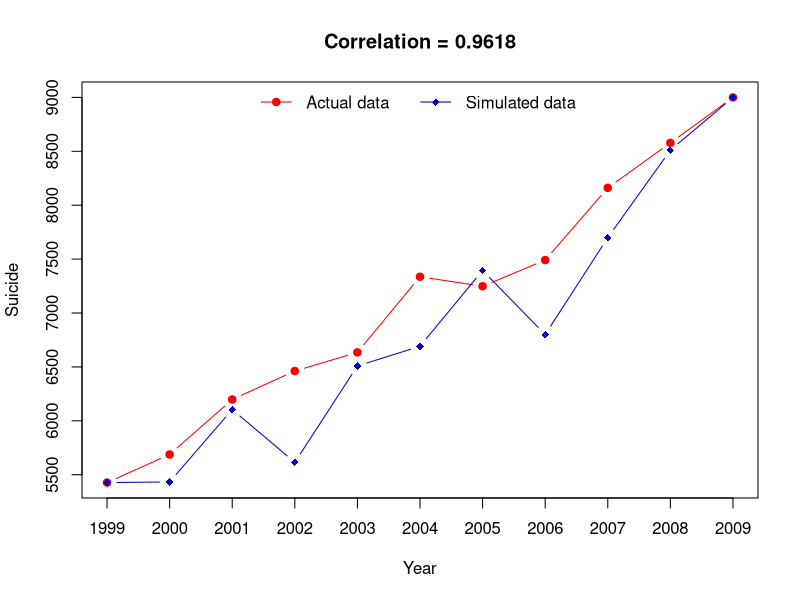

Recreate this plot in R.
#1.
suidata <- c(5427, 5688, 6198, 6462, 6635, 7336, 7248, 7491, 8161, 8578, 9000)

#2. & #3.
set.seed(2015)

######Better method for constructing the matrix######
Matrix <- matrix(0, 100000, 11)
for (i in 1:100000){
    Matrix[i,] <- runif(11)
}
Matrix #Check the constructed matrix
dim(Matrix) #100000 observations and 11 variables
######################################################

#4.
####Better method for constructing the vector#######
cor_vector <- rep(0, 100000)
for(i in 1:100000){
    cor_vector[i] <- cor(suidata, Matrix[i,])
}
#####################################################

####Previous method for constructing the vector#######
# cor_vector <- cor(suidata, Matrix[1,])
# for(i in 2:100000){
#     cor_vector <- append(cor_vector, cor(suidata, Matrix[i,]))
# }
#####################################################

#5. 
#5.1
length(cor_vector[cor_vector>0.9]) #Return 8


#5.2
which(cor_vector>0.9) 
#Return index of elements where correlation > 0.9
# [1] 14946 19593 31371 57252 72268 77349 90613
# [8] 93402

#5.3
mean(cor_vector)  #-0.001601153

#5.4
Matrix[which.max(cor_vector),]

#5.5
cor_matrix <- Matrix[which.max(cor_vector),]
datamatrix <- matrix(suidata , nrow = 11 , ncol = 1)
output_matrix <- cbind(datamatrix , cor_matrix)
rownames(output_matrix) <- c(1999:2009)
colnames(output_matrix) <- c('suicide', 'runif')
output_matrix

#1. 
A <- output_matrix[,"suicide"]
S <- output_matrix[,"runif"]
S1 <- S * ((max(A)-min(A))/(max(S)-min(S)))
S2 <- S1 + A["1999"] - S1["1999"]

#2.
cor(A, S2) #0.9617555

#3. 
p <- plot(A, type = "b", pch = 19, col = "red", xaxt = 'n', 
          xlab = "Year", ylab = "Suicide")
## add one more line
lines(S2, type = "b", pch = 18, col = "mediumblue")
axis(1, at = 1:11 , labels = 1999 : 2009 )
legend(x="top", legend=c("Actual data", "Simulated data")
       ,col=c("red","mediumblue"),lwd=1,lty=c(1,1),pch=c(19,18),ncol=2,bty="n")
## add topic
title(main = "Correlation = 0.9618", col.main = "black", font.main = 2)